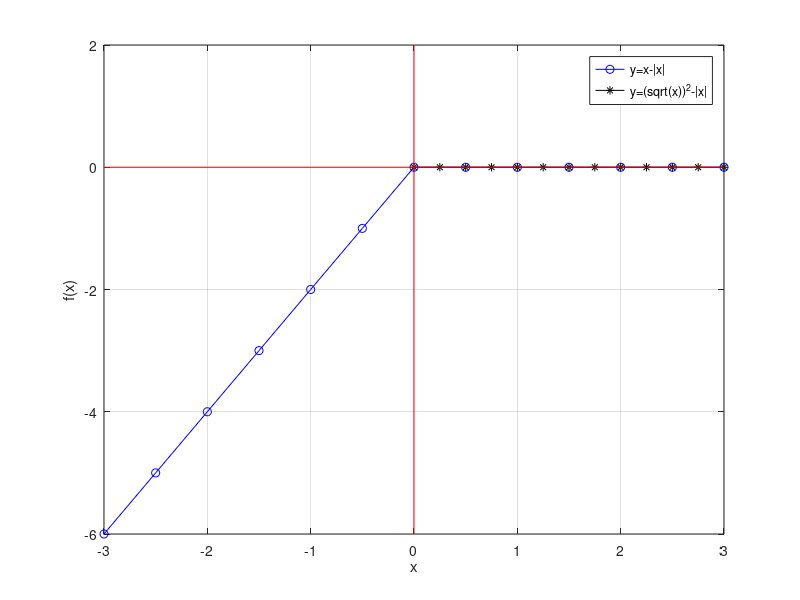

Write MATLAB code to recreate this figure.
x=-4:0.5:4;
x1=0:0.25:4;
y=x-abs(x);
y1=(sqrt(x1)).^2-abs(x1);
X=[-3 3]
Y=[-6 2]
Z=[0 0]
plot(x, y, 'b-o', x1, y1, 'k-*', X, Z, 'r-', Z, Y, 'r-'), grid
xlabel('x')
ylabel('f(x)')
xlim([-3; 3])
ylim([-6; 2])
hl=legend('y=x-|x|', 'y=(sqrt(x))^2-|x|')
axes(hl)